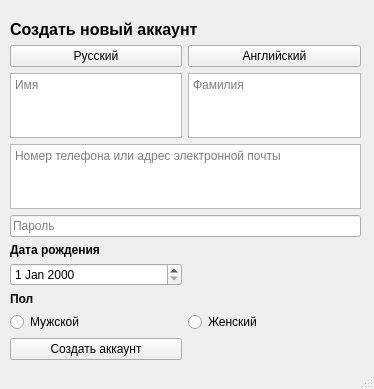
<?xml version="1.0" encoding="UTF-8"?>
<ui version="4.0">
 <class>MainWindow</class>
 <widget class="QMainWindow" name="MainWindow">
  <property name="geometry">
   <rect>
    <x>0</x>
    <y>0</y>
    <width>374</width>
    <height>389</height>
   </rect>
  </property>
  <property name="minimumSize">
   <size>
    <width>374</width>
    <height>389</height>
   </size>
  </property>
  <property name="maximumSize">
   <size>
    <width>374</width>
    <height>389</height>
   </size>
  </property>
  <property name="windowTitle">
   <string>Регистрация</string>
  </property>
  <property name="windowIcon">
   <iconset>
    <normaloff>../../../Хлам/Queen Anne's Revenge/Ico/rp.ico</normaloff>../../../Хлам/Queen Anne's Revenge/Ico/rp.ico</iconset>
  </property>
  <widget class="QWidget" name="centralwidget">
   <widget class="QWidget" name="gridLayoutWidget">
    <property name="geometry">
     <rect>
      <x>10</x>
      <y>20</y>
      <width>351</width>
      <height>341</height>
     </rect>
    </property>
    <layout class="QGridLayout" name="gridLayout">
     <item row="5" column="0">
      <widget class="QTextEdit" name="First_name_tx">
       <property name="placeholderText">
        <string>Имя</string>
       </property>
      </widget>
     </item>
     <item row="12" column="0">
      <widget class="QRadioButton" name="radioButton_m">
       <property name="text">
        <string>Мужской</string>
       </property>
      </widget>
     </item>
     <item row="2" column="1">
      <widget class="QPushButton" name="pushButton_en">
       <property name="text">
        <string>Английский</string>
       </property>
      </widget>
     </item>
     <item row="9" column="0" colspan="2">
      <widget class="QLabel" name="label_3">
       <property name="font">
        <font>
         <pointsize>9</pointsize>
         <bold>true</bold>
        </font>
       </property>
       <property name="text">
        <string>Дата рождения</string>
       </property>
      </widget>
     </item>
     <item row="7" column="0" colspan="2">
      <widget class="QTextEdit" name="Login_tx">
       <property name="placeholderText">
        <string>Номер телефона или адрес электронной почты</string>
       </property>
      </widget>
     </item>
     <item row="10" column="0">
      <widget class="QDateEdit" name="dateEdit"/>
     </item>
     <item row="1" column="0" colspan="2">
      <widget class="QLabel" name="label">
       <property name="font">
        <font>
         <pointsize>12</pointsize>
         <bold>true</bold>
        </font>
       </property>
       <property name="text">
        <string>Создать новый аккаунт</string>
       </property>
       <property name="textFormat">
        <enum>Qt::RichText</enum>
       </property>
      </widget>
     </item>
     <item row="8" column="0" colspan="2">
      <widget class="QLineEdit" name="Password_tx">
       <property name="echoMode">
        <enum>QLineEdit::Password</enum>
       </property>
       <property name="placeholderText">
        <string>Пароль</string>
       </property>
      </widget>
     </item>
     <item row="5" column="1">
      <widget class="QTextEdit" name="Last_name_tx">
       <property name="placeholderText">
        <string>Фамилия</string>
       </property>
      </widget>
     </item>
     <item row="13" column="0">
      <widget class="QPushButton" name="pushButton">
       <property name="autoFillBackground">
        <bool>false</bool>
       </property>
       <property name="text">
        <string>Создать аккаунт</string>
       </property>
      </widget>
     </item>
     <item row="11" column="0" colspan="2">
      <widget class="QLabel" name="label_4">
       <property name="font">
        <font>
         <pointsize>9</pointsize>
         <bold>true</bold>
        </font>
       </property>
       <property name="text">
        <string>Пол</string>
       </property>
      </widget>
     </item>
     <item row="12" column="1">
      <widget class="QRadioButton" name="radioButton_w">
       <property name="text">
        <string>Женский</string>
       </property>
      </widget>
     </item>
     <item row="2" column="0">
      <widget class="QPushButton" name="pushButton_ru">
       <property name="text">
        <string>Русский</string>
       </property>
      </widget>
     </item>
    </layout>
   </widget>
  </widget>
  <widget class="QStatusBar" name="statusbar"/>
 </widget>
 <resources/>
 <connections/>
</ui>
